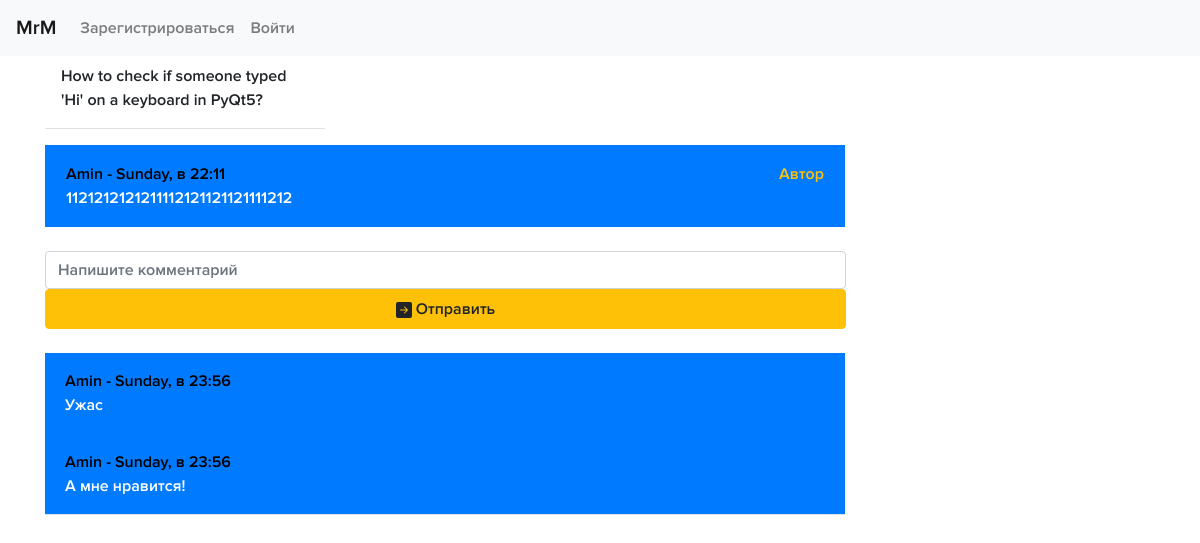
Page /themes_get/1 on the committed database.
### data/themes.py (models this page shows)
class Theme(SqlAlchemyBase):
    __tablename__ = 'themes'
    id = sqlalchemy.Column(sqlalchemy.Integer,
                           primary_key=True, autoincrement=True)
    title = sqlalchemy.Column(sqlalchemy.String, nullable=True)
    content = sqlalchemy.Column(sqlalchemy.String, nullable=True)
    group = sqlalchemy.Column(sqlalchemy.String, default="Other")
    created_date = sqlalchemy.Column(sqlalchemy.DateTime,
                                     default=datetime.datetime.now)
    likes = sqlalchemy.Column(sqlalchemy.Integer)
    user_id = sqlalchemy.Column(sqlalchemy.Integer,
                                sqlalchemy.ForeignKey("users.id"))
    user = orm.relation('User')
    comments = orm.relation("Comment", back_populates='theme')

### data/users.py (models this page shows, shortened)
class User(SqlAlchemyBase, UserMixin):
    __tablename__ = 'users'
    id = sqlalchemy.Column(sqlalchemy.Integer, primary_key=True, autoincrement=True)
    name = sqlalchemy.Column(sqlalchemy.String, nullable=True, unique=True)
    age = sqlalchemy.Column(sqlalchemy.Integer, nullable=True)
    sex = sqlalchemy.Column(sqlalchemy.String, nullable=True)
    speciality = sqlalchemy.Column(sqlalchemy.String, nullable=True)
    email = sqlalchemy.Column(sqlalchemy.String, index=True, unique=True, nullable=True)
    about = sqlalchemy.Column(sqlalchemy.String, nullable=True)
    photo = sqlalchemy.Column(sqlalchemy.String, default="https://cdn0.iconfinder.com/data/icons/set-ui-app-android/32/8-512.png")
    hashed_password = sqlalchemy.Column(sqlalchemy.String, nullable=True)
    modified_date = sqlalchemy.Column(sqlalchemy.DateTime, default=datetime.datetime.now)
    themes = orm.relation("Theme", back_populates='user')
    comments = orm.relation("Comment", back_populates='user')

### data/comments.py (models this page shows)
class Comment(SqlAlchemyBase):
    __tablename__ = "comments"
    id = sqlalchemy.Column(sqlalchemy.Integer,
                           primary_key=True, autoincrement=True)
    content = sqlalchemy.Column(sqlalchemy.String, nullable=True)
    created_date = sqlalchemy.Column(sqlalchemy.DateTime,
                                     default=datetime.datetime.now)
    user_id = sqlalchemy.Column(sqlalchemy.Integer,
                                 sqlalchemy.ForeignKey("users.id"))
    theme_id = sqlalchemy.Column(sqlalchemy.Integer,
                                sqlalchemy.ForeignKey("themes.id"))
    theme = orm.relation("Theme")
    user = orm.relation('User')

### main.py (the view, shortened to what this page needs)
@app.route('/themes_get/<int:id>', methods=['GET', 'POST'])
def themes_get(id):
    if request.method == "GET":
        db_sess = db_session.create_session()
        theme = db_sess.query(Theme).filter(Theme.id == id).first()
        if theme:
            return render_template("themes_get.html", theme=theme)
        else:
            abort(404)
        return redirect('/')

### data/db_session.py (called while the page is built)
def create_session() -> Session:
    global __factory
    return __factory()

### templates/themes_get.html (shortened to what this page needs)
{% extends "base.html" %}
{% block content %}
<br><br>
<div class="d-flex flex-column align-items-stretch bg-white" style="width: 800px;">
  <p class="d-flex align-items-center flex-shrink-0 p-3 link-dark text-decoration-none border-bottom">
    <span>{{ theme.title }}</span>
  </p>
  <a href="../profile/{{ theme.user.id }}" class="list-group-item list-group-item-action active py-3 lh-tight" aria-current="true">
      <div class="d-flex w-100 align-items-center justify-content-between">
        <strong class="theme-info">{{ theme.user.name }} - {{ theme.created_date.strftime("%A, в %H:%M") }}</strong>
        <strong class="text-warning">Автор</strong>
      </div>
    <span>{{ theme.content }}</span>
    </a>
  <br>
  <div class="input-group-prepend">
    <form action="" method="POST" style="width: 100%;">
      <input type="text" name="comment" class="form-control" placeholder="Напишите комментарий" aria-label="Username" aria-describedby>
      <button type="submit" class="btn btn-warning" style="height: 40px;width: 100%;" name="send" value="press">
        Отправить
      </button>
    </form>
  </div>
  <br>
  <div class="list-group list-group-flush border-bottom scrollarea">
{% for item in theme.comments %}
    <a href="../profile/{{ item.user.id }}" class="list-group-item list-group-item-action active py-3 lh-tight" aria-current="true">
      <div class="d-flex w-100 align-items-center justify-content-between">
        <strong class="theme-info">{{ item.user.name }} - {{ item.created_date.strftime("%A, в %H:%M") }}</strong>
      </div>
    <span>{{ item.content }}</span>
    </a>
{% endfor %}
  </div>
</div>
{% endblock %}

### templates/base.html (shortened to what this page needs)
<!DOCTYPE html>
<html lang="en">
<head>
    <link rel="stylesheet" href="https://stackpath.bootstrapcdn.com/bootstrap/4.4.1/css/bootstrap.min.css"
>
    <link rel="stylesheet" type="text/css" href="{{ url_for('static', filename='css/style.css') }}"/>
</head>
<body>
<header>
    <nav class="navbar fixed-top navbar-expand-lg navbar-light bg-light">
        <a class="navbar-brand" href="#">MrM</a>
        {% if current_user.is_authenticated %}
        <ul class="navbar-nav">
            <li class="nav-item">
                <a class="nav-link" href="../profile/{{ current_user.id }}">Профиль</a>
            </li>
            <li class="nav-item">
                <a class="nav-link" href="/">Главная</a>
            </li>
            <li class="nav-item">
                <a class="nav-link" href="../logout">Выход</a>
            </li>
        </ul>
        {% else %}
        <ul class="navbar-nav">
            <li class="nav-item">
                <a class="nav-link" href="../register">Зарегистрироваться</a>
            </li>
            <li class="nav-item">
                <a class="nav-link" href="/login">Войти</a>
            </li>
        </ul>
        {% endif %}
    </nav>
</header>
<main role="main" class="container">
    {% block content %}{% endblock %}
</main>
</body>
</html>

### static/css/style.css (style rules this page uses)
body { background-color: white; font-family: Proxima; font-size: 12pt; }
.navbar { width: 100%; }
.d-flex { width: 280px; float: left; word-wrap: break-word; }
.list-group { float: center; }
.theme-info { color: black; }
.list-group-item { transition: transform .2s; }

### rows in the picture
Theme: title "How to check if someone typed 'Hi' on a keyboard in PyQt5?", created_date "Sunday, в 22:11", content "1121212121211112121121121111212"
User: user.name "Amin"
Comment: user.name "Amin", created_date "Sunday, в 23:56", content "Ужас"
Comment: user.name "Amin", created_date "Sunday, в 23:56", content "А мне нравится!"
